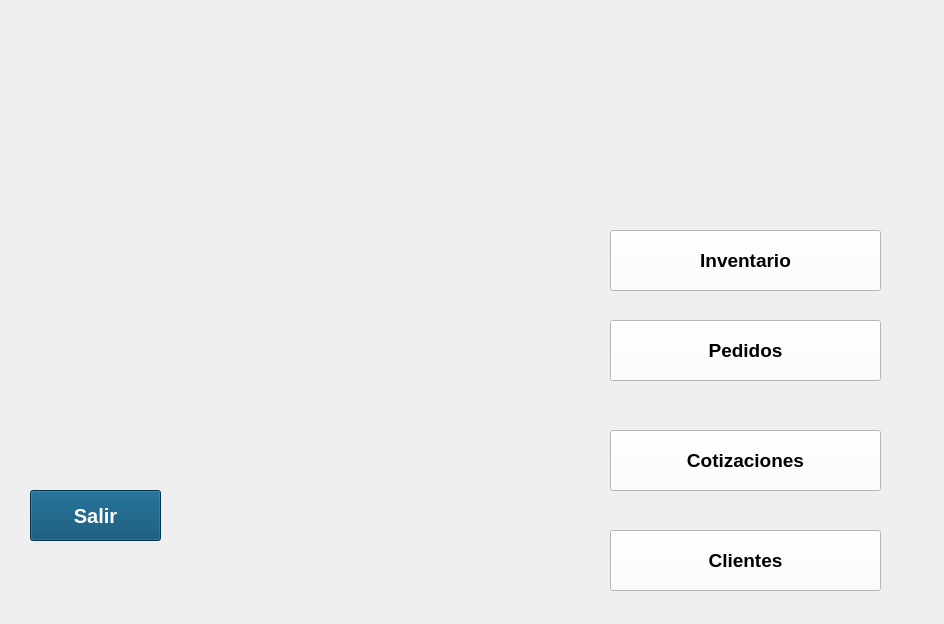
<?xml version="1.0" encoding="UTF-8"?>
<ui version="4.0">
 <class>MainWindow</class>
 <widget class="QMainWindow" name="MainWindow">
  <property name="geometry">
   <rect>
    <x>0</x>
    <y>0</y>
    <width>944</width>
    <height>624</height>
   </rect>
  </property>
  <property name="windowTitle">
   <string>MainWindow</string>
  </property>
  <property name="styleSheet">
   <string notr="true">background-color: qlineargradient(spread:pad, x1:0.0695473, y1:0.546, x2:0.647, 
y2:0.540136, stop:0.169154 rgb(0, 255, 102), stop:1 rgba(255, 255, 255, 255));</string>
  </property>
  <widget class="QWidget" name="centralwidget">
   <widget class="QPushButton" name="ingresarButton">
    <property name="geometry">
     <rect>
      <x>610</x>
      <y>230</y>
      <width>271</width>
      <height>61</height>
     </rect>
    </property>
    <property name="font">
     <font>
      <pointsize>14</pointsize>
      <weight>75</weight>
      <bold>true</bold>
     </font>
    </property>
    <property name="styleSheet">
     <string notr="true">background-color: rgb(255, 255, 255);</string>
    </property>
    <property name="text">
     <string>Inventario</string>
    </property>
   </widget>
   <widget class="QLabel" name="label">
    <property name="geometry">
     <rect>
      <x>0</x>
      <y>-80</y>
      <width>311</width>
      <height>711</height>
     </rect>
    </property>
    <property name="styleSheet">
     <string notr="true">image: url(:/cct/PEDIATRA.jpeg);</string>
    </property>
    <property name="text">
     <string/>
    </property>
    <property name="pixmap">
     <pixmap>Imagenes/PEDIATRA.jpeg</pixmap>
    </property>
    <property name="scaledContents">
     <bool>true</bool>
    </property>
   </widget>
   <widget class="QPushButton" name="logoatButton">
    <property name="geometry">
     <rect>
      <x>30</x>
      <y>490</y>
      <width>131</width>
      <height>51</height>
     </rect>
    </property>
    <property name="font">
     <font>
      <pointsize>15</pointsize>
      <weight>75</weight>
      <bold>true</bold>
     </font>
    </property>
    <property name="styleSheet">
     <string notr="true">background-color:rgb(0, 72, 108);
color: rgb(255, 255, 255);</string>
    </property>
    <property name="text">
     <string>Salir</string>
    </property>
   </widget>
   <widget class="QLabel" name="label_2">
    <property name="geometry">
     <rect>
      <x>660</x>
      <y>40</y>
      <width>171</width>
      <height>141</height>
     </rect>
    </property>
    <property name="styleSheet">
     <string notr="true">image: url(:/cct/Imagen de WhatsApp 2024-08-13 a las 20.52.17_e647f5ba.jpg);</string>
    </property>
    <property name="text">
     <string/>
    </property>
    <property name="pixmap">
     <pixmap>Imagenes/Imagen de WhatsApp 2024-08-13 a las 20.52.17_e647f5ba.jpg</pixmap>
    </property>
    <property name="scaledContents">
     <bool>true</bool>
    </property>
   </widget>
   <widget class="QPushButton" name="pedidosButton">
    <property name="geometry">
     <rect>
      <x>610</x>
      <y>320</y>
      <width>271</width>
      <height>61</height>
     </rect>
    </property>
    <property name="font">
     <font>
      <pointsize>14</pointsize>
      <weight>75</weight>
      <bold>true</bold>
     </font>
    </property>
    <property name="styleSheet">
     <string notr="true">background-color: rgb(255, 255, 255);</string>
    </property>
    <property name="text">
     <string>Pedidos</string>
    </property>
   </widget>
   <widget class="QPushButton" name="cotizacionesButton">
    <property name="geometry">
     <rect>
      <x>610</x>
      <y>430</y>
      <width>271</width>
      <height>61</height>
     </rect>
    </property>
    <property name="font">
     <font>
      <pointsize>14</pointsize>
      <weight>75</weight>
      <bold>true</bold>
     </font>
    </property>
    <property name="styleSheet">
     <string notr="true">background-color: rgb(255, 255, 255);</string>
    </property>
    <property name="text">
     <string>Cotizaciones</string>
    </property>
   </widget>
   <widget class="QPushButton" name="clientes_button">
    <property name="geometry">
     <rect>
      <x>610</x>
      <y>530</y>
      <width>271</width>
      <height>61</height>
     </rect>
    </property>
    <property name="font">
     <font>
      <pointsize>14</pointsize>
      <weight>75</weight>
      <bold>true</bold>
     </font>
    </property>
    <property name="styleSheet">
     <string notr="true">background-color: rgb(255, 255, 255);</string>
    </property>
    <property name="text">
     <string>Clientes</string>
    </property>
   </widget>
  </widget>
 </widget>
 <resources>
  <include location="Imagenes/imagenes dent.qrc"/>
 </resources>
 <connections/>
</ui>
